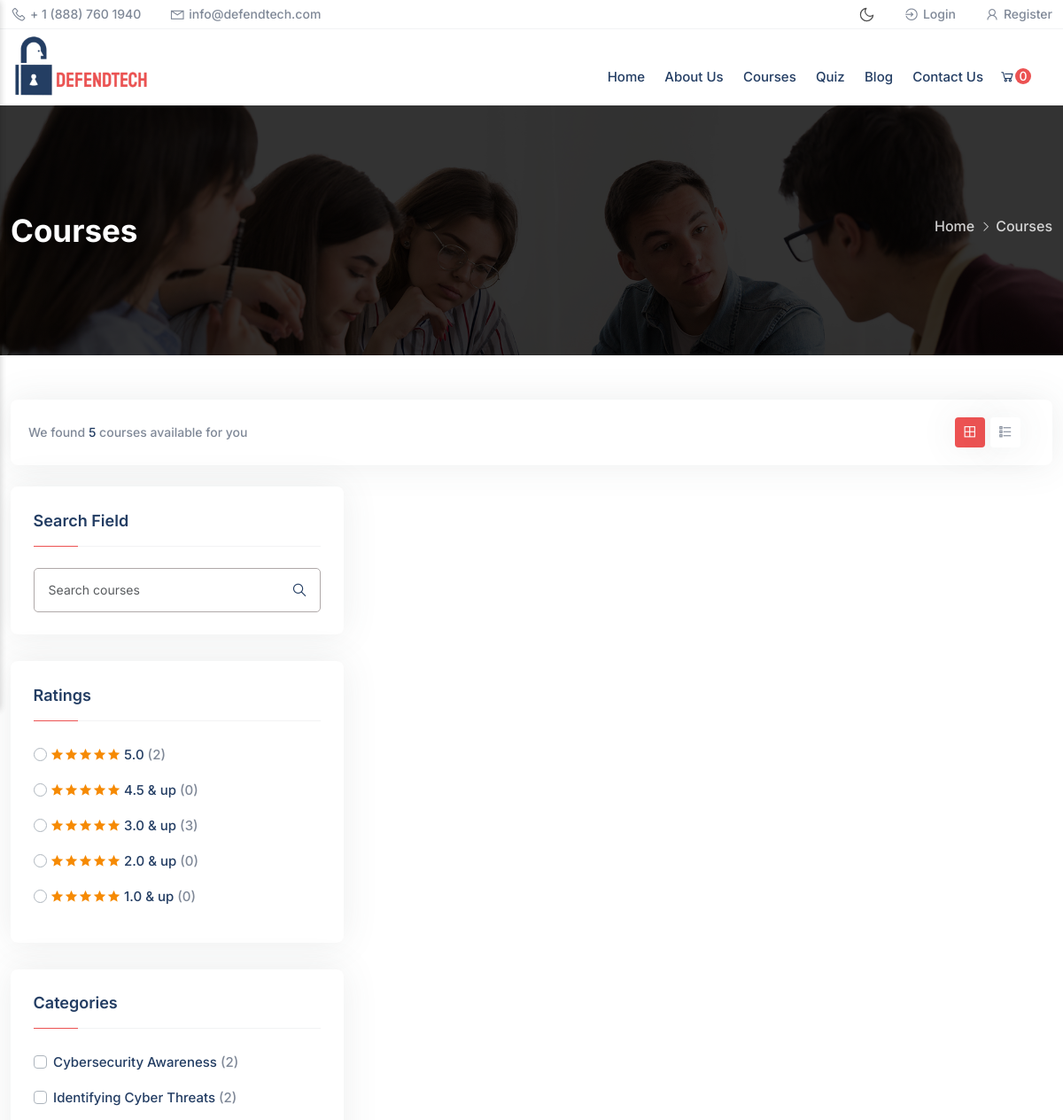
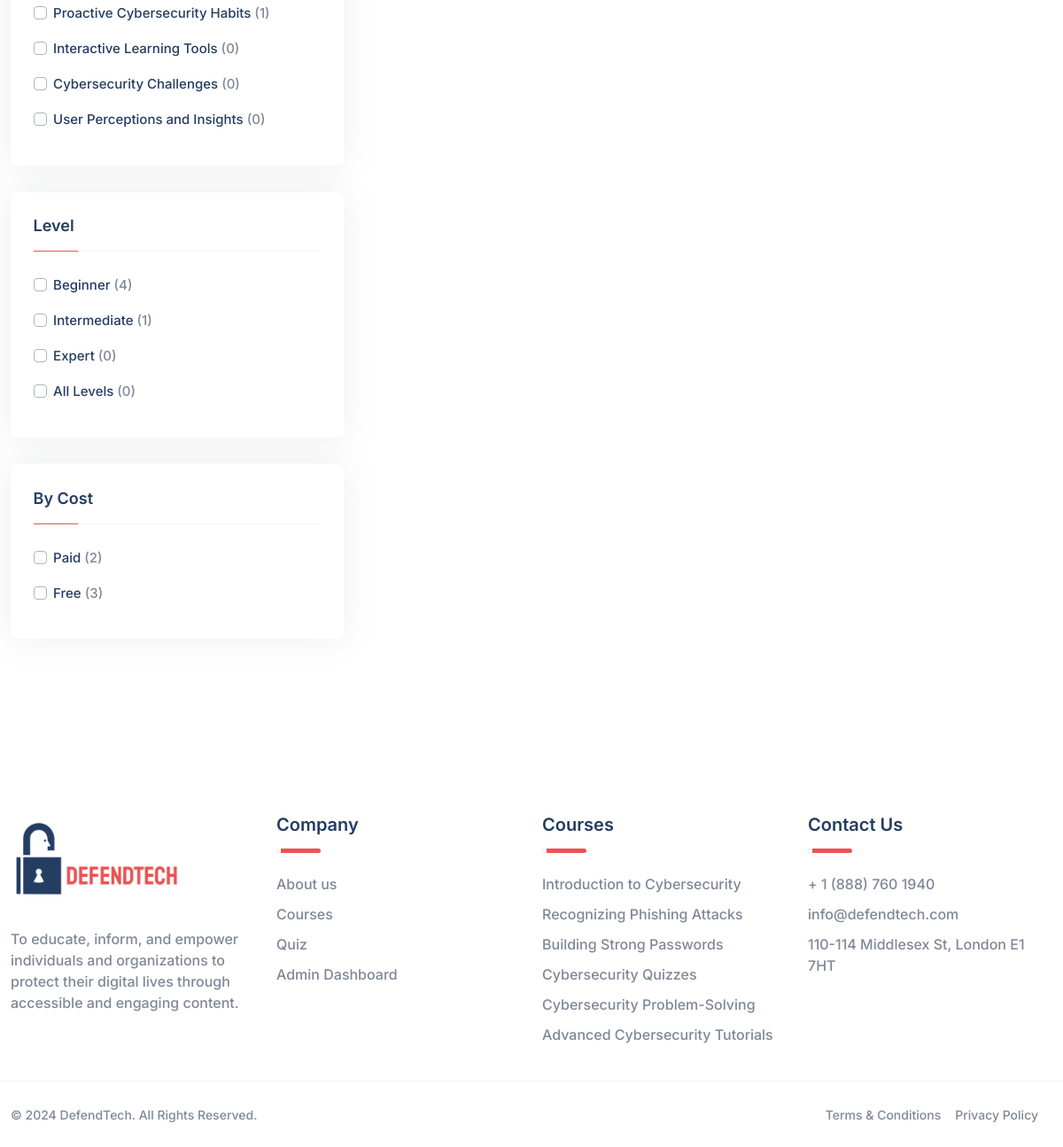
/course-grid.php, run on the app's committed database (2 pictures, top to bottom).
### tables this page shows
CREATE TABLE `course_category` (
  `cc_id` bigint(20) NOT NULL,
  `cc_name` varchar(50) NOT NULL,
  `cc_allias` varchar(20) NOT NULL,
  `cc_image` longblob NOT NULL,
  `cc_status` tinyint(4) NOT NULL,
  `created_at` timestamp NOT NULL DEFAULT current_timestamp(),
  `updated_at` timestamp NOT NULL DEFAULT current_timestamp()
);

### course-grid.php (the view, shortened to what this page needs)
<?php
include 'config/connection.php';
$sqlCourseCount = "SELECT COUNT(course_id) as course_count FROM course";
$resultCourseCount = $conn->query($sqlCourseCount);
$countCount = $resultCourseCount->fetch_assoc();
?>
<!DOCTYPE html>
<html lang="en">
<?php
include 'include/header-links.php';
?>
<body>
  <?php
  include 'include/header.php';
  ?>
  <section class="breadcrumb-area section-padding img-bg-2">
    <div class="overlay"></div>
    <div class="container">
      <div class="breadcrumb-content d-flex flex-wrap align-items-center justify-content-between">
        <div class="section-heading">
          <h2 class="section__title text-white">Courses</h2>
        </div>
        <ul class="generic-list-item generic-list-item-white generic-list-item-arrow d-flex flex-wrap align-items-center">
          <li><a href="index.php">Home</a></li>
          <li>Courses</li>
        </ul>
      </div>
    </div>
  </section>
  <section class="course-area section--padding">
    <div class="container">
      <div class="filter-bar mb-4">
        <div class="filter-bar-inner d-flex flex-wrap align-items-center justify-content-between">
          <p class="fs-14">
            We found <span class="text-black"><?php echo $countCount['course_count']; ?></span> courses available for
            you
          </p>
          <div class="d-flex flex-wrap align-items-center">
            <ul class="filter-nav me-3">
              <li>
                <a href="course-grid.php" data-toggle="tooltip" data-placement="top" title="Grid View" class="active"><span class="la la-th-large"></span></a>
              </li>
              <li>
                <a href="course-list.php" data-toggle="tooltip" data-placement="top" title="List View"><span class="la la-list"></span></a>
              </li>
            </ul>
          </div>
        </div>
      </div>
      <div class="row">
        <div class="col-lg-4">
          <div class="sidebar mb-5">
            <div class="card card-item">
              <div class="card-body">
                <h3 class="card-title fs-18 pb-2">Search Field</h3>
                <div class="divider"><span></span></div>
                <form method="post">
                  <div class="form-group mb-0">
                    <input class="form-control form--control ps-3" type="text" name="search" id="searchCourse" placeholder="Search courses" />
                    <span class="la la-search search-icon"></span>
                  </div>
                </form>
              </div>
            </div>
            <div class="card card-item">
              <div class="card-body">
                <h3 class="card-title fs-18 pb-2">Ratings</h3>
                <?php
                $sqlRatingCount = "SELECT SUM(rating = 5) as five, SUM(rating >= 4.5 && rating < 5 ) as four_half_up, SUM(rating >= 3.0 && rating < 4.5 ) as three_up, SUM(rating >= 2.0 && rating < 3.0 ) as two_up, SUM(rating >= 1.0 && rating < 2.0 ) as one_up FROM course_review";
                $result = $conn->query($sqlRatingCount);
                $ratingCount = $result->fetch_assoc();
                ?>
                <div class="divider"><span></span></div>
                <div class="custom-control custom-radio mb-1 fs-15">
                  <input type="radio" class="common_selector rating custom-control-input" id="fiveStarRating" value="5" name="radio-stacked" required />
                  <label class="custom-control-label custom--control-label" for="fiveStarRating">
                    <span class="rating-wrap d-flex align-items-center">
                      <span class="review-stars">
                        <span class="la la-star"></span>
                        <span class="la la-star"></span>
                        <span class="la la-star"></span>
                        <span class="la la-star"></span>
                        <span class="la la-star"></span>
                      </span>
                      <span class="rating-total ps-1"><span class="me-1 text-black">5.0</span>(<?php echo $ratingCount['five']; ?>)</span>
                    </span>
                  </label>
                </div>
                <div class="custom-control custom-radio mb-1 fs-15">
                  <input type="radio" class="common_selector rating custom-control-input" id="fourStarRating" value="4" name="radio-stacked" required />
                  <label class="custom-control-label custom--control-label" for="fourStarRating">
                    <span class="rating-wrap d-flex align-items-center">
                      <span class="review-stars">
                        <span class="la la-star"></span>
                        <span class="la la-star"></span>
                        <span class="la la-star"></span>
                        <span class="la la-star"></span>
                        <span class="la la-star"></span>
                      </span>
                      <span class="rating-total ps-1"><span class="me-1 text-black">4.5 & up</span>(<?php echo $ratingCount['four_half_up']; ?>)</span>
                    </span>
                  </label>
                </div>
                <div class="custom-control custom-radio mb-1 fs-15">
                  <input type="radio" class="common_selector rating custom-control-input" id="threeStarRating" value="3" name="radio-stacked" required />
                  <label class="custom-control-label custom--control-label" for="threeStarRating">
                    <span class="rating-wrap d-flex align-items-center">
                      <span class="review-stars">
                        <span class="la la-star"></span>
                        <span class="la la-star"></span>
                        <span class="la la-star"></span>
                        <span class="la la-star"></span>
                        <span class="la la-star"></span>
                      </span>
                      <span class="rating-total ps-1"><span class="me-1 text-black">3.0 & up</span>(<?php echo $ratingCount['three_up']; ?>)</span>
                    </span>
                  </label>
                </div>
                <div class="custom-control custom-radio mb-1 fs-15">
                  <input type="radio" class="common_selector rating custom-control-input" id="twoStarRating" value="2" name="radio-stacked" required />
                  <label class="custom-control-label custom--control-label" for="twoStarRating">
                    <span class="rating-wrap d-flex align-items-center">
                      <span class="review-stars">
                        <span class="la la-star"></span>
                        <span class="la la-star"></span>
                        <span class="la la-star"></span>
                        <span class="la la-star"></span>
                        <span class="la la-star"></span>
                      </span>
                      <span class="rating-total ps-1"><span class="me-1 text-black">2.0 & up</span>(<?php echo $ratingCount['two_up']; ?>)</span>
                    </span>
                  </label>
                </div>
                <div class="custom-control custom-radio mb-1 fs-15">
                  <input type="radio" class="common_selector rating custom-control-input" id="oneStarRating" value="1" name="radio-stacked" required />
                  <label class="custom-control-label custom--control-label" for="oneStarRating">
                    <span class="rating-wrap d-flex align-items-center">
                      <span class="review-stars">
                        <span class="la la-star"></span>
                        <span class="la la-star"></span>
                        <span class="la la-star"></span>
                        <span class="la la-star"></span>
                        <span class="la la-star"></span>
                      </span>
                      <span class="rating-total ps-1"><span class="me-1 text-black">1.0 & up</span>(<?php echo $ratingCount['one_up']; ?>)</span>
                    </span>
                  </label>
                </div>
              </div>
            </div>
            <div class="card card-item">
              <div class="card-body">
                <h3 class="card-title fs-18 pb-2">Categories</h3>
                <div class="divider"><span></span></div>
                <?php
                $sqlCategory = "SELECT cc_name,cc_id,(SELECT COUNT(course_id) FROM course where course.cc_id = course_category.cc_id) as category_count FROM course_category";
                $result = $conn->query($sqlCategory);
                while ($row = $result->fetch_assoc()) {
                ?>
                  <div class="custom-control custom-checkbox mb-1 fs-15">
                    <input type="checkbox" class="common_selector category custom-control-input" id="catCheckbox_<?php echo $row['cc_id']; ?>" value="<?php echo $row['cc_id']; ?>" required />
                    <label class="custom-control-label custom--control-label text-black" for="catCheckbox_<?php echo $row['cc_id']; ?>">
                      <?php echo $row['cc_name']; ?><span class="ms-1 text-gray">(<?php echo $row['category_count']; ?>)</span>
                    </label>
                  </div>
                <?php } ?>
              </div>
            </div>
            <div class="card card-item">
              <div class="card-body">
                <h3 class="card-title fs-18 pb-2">Level</h3>
                <div class="divider"><span></span></div>
                <?php
                $sqlLevelCount = "SELECT SUM(course_level = 'Beginner') as beginner, SUM(course_level = 'Intermediate') as intermediate, SUM(course_level = 'Expert') as expert, SUM(course_level = 'All Levels') as allLevels, COUNT(course_id) as total FROM course";
                $resultLevelCount = $conn->query($sqlLevelCount);
                $levelCount = $resultLevelCount->fetch_assoc();
                ?>
                <div class="custom-control custom-checkbox mb-1 fs-15">
                  <input type="checkbox" class="common_selector level custom-control-input" value="Beginner" id="levelCheckbox2" required />
                  <label class="custom-control-label custom--control-label text-black" for="levelCheckbox2">
                    Beginner<span class="ms-1 text-gray">(<?php echo $levelCount['beginner']; ?>)</span>
                  </label>
                </div>
                <div class="custom-control custom-checkbox mb-1 fs-15">
                  <input type="checkbox" class="common_selector level custom-control-input" value="Intermediate" id="levelCheckbox3" required />
                  <label class="custom-control-label custom--control-label text-black" for="levelCheckbox3">
                    Intermediate<span class="ms-1 text-gray">(<?php echo $levelCount['intermediate']; ?>)</span>
                  </label>
                </div>
                <div class="custom-control custom-checkbox mb-1 fs-15">
                  <input type="checkbox" class="common_selector level custom-control-input" value="Expert" id="levelCheckbox4" required />
                  <label class="custom-control-label custom--control-label text-black" for="levelCheckbox4">
                    Expert<span class="ms-1 text-gray">(<?php echo $levelCount['expert']; ?>)</span>
                  </label>
                </div>
                <div class="custom-control custom-checkbox mb-1 fs-15">
                  <input type="checkbox" class="common_selector level custom-control-input" value="AllLevels" id="levelCheckbox5" required />
                  <label class="custom-control-label custom--control-label text-black" for="levelCheckbox5">
                    All Levels<span class="ms-1 text-gray">(<?php echo $levelCount['allLevels']; ?>)</span>
                  </label>
                </div>
              </div>
            </div>
            <div class="card card-item">
              <div class="card-body">
                <h3 class="card-title fs-18 pb-2">By Cost</h3>
                <div class="divider"><span></span></div>
                <?php
                $sqlPriceCount = "SELECT SUM(course_cost > 0) as paid, SUM(course_cost = 0) as free, COUNT(*) as total FROM course";
                $result = $conn->query($sqlPriceCount);
                $priceCount = $result->fetch_assoc();
                ?>
                <div class="custom-control custom-checkbox mb-1 fs-15">
                  <input type="checkbox" class="common_selector cost custom-control-input" value="paid" id="priceCheckbox" required />
                  <label class="custom-control-label custom--control-label text-black" for="priceCheckbox">
                    Paid<span class="ms-1 text-gray">(<?php echo $priceCount['paid']; ?>)</span>
                  </label>
                </div>
                <div class="custom-control custom-checkbox mb-1 fs-15">
                  <input type="checkbox" class="common_selector cost custom-control-input" value="free" id="priceCheckbox2" required />
                  <label class="custom-control-label custom--control-label text-black" for="priceCheckbox2">
                    Free<span class="ms-1 text-gray">(<?php echo $priceCount['free']; ?>)</span>
                  </label>
                </div>
              </div>
            </div>
          </div>
        </div>
        <div class="col-lg-8">
        </div>
      </div>
    </div>
  </section>
  <?php
  include 'include/footer.php';
  ?>
</body>
</html>

### data on the page
course_category: cc_name "Cybersecurity Awareness", category_count "2"
course_category: cc_name "Identifying Cyber Threats", category_count "2"
course_category: cc_name "Proactive Cybersecurity Habits", category_count "1"
course_category: cc_name "Interactive Learning Tools", category_count "0"
course_category: cc_name "Cybersecurity Challenges", category_count "0"
course_category: cc_name "User Perceptions and Insights", category_count "0"

### other printed values
$countCount['course_count'] "5"
$ratingCount['five'] "2"
$ratingCount['four_half_up'] "0"
$ratingCount['three_up'] "3"
$ratingCount['two_up'] "0"
$ratingCount['one_up'] "0"
$levelCount['beginner'] "4"
$levelCount['intermediate'] "1"
$levelCount['expert'] "0"
$levelCount['allLevels'] "0"
$priceCount['paid'] "2"
$priceCount['free'] "3"
